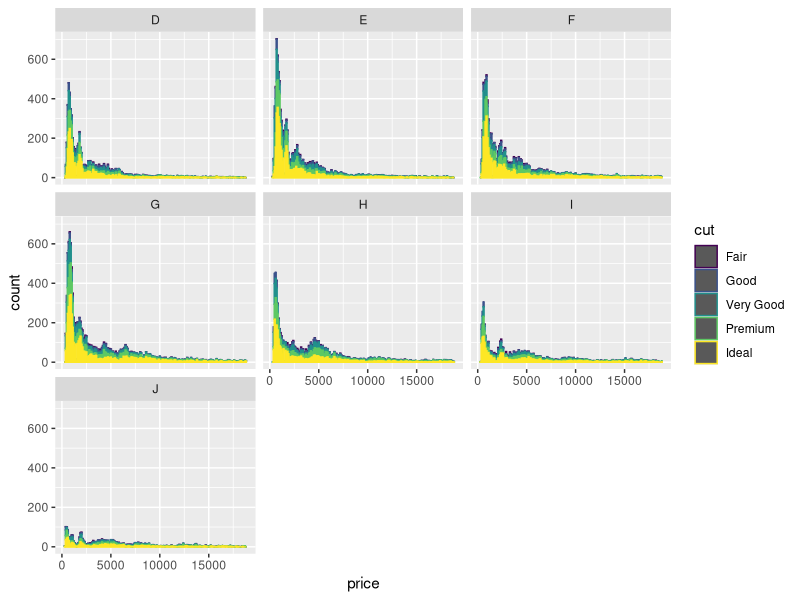
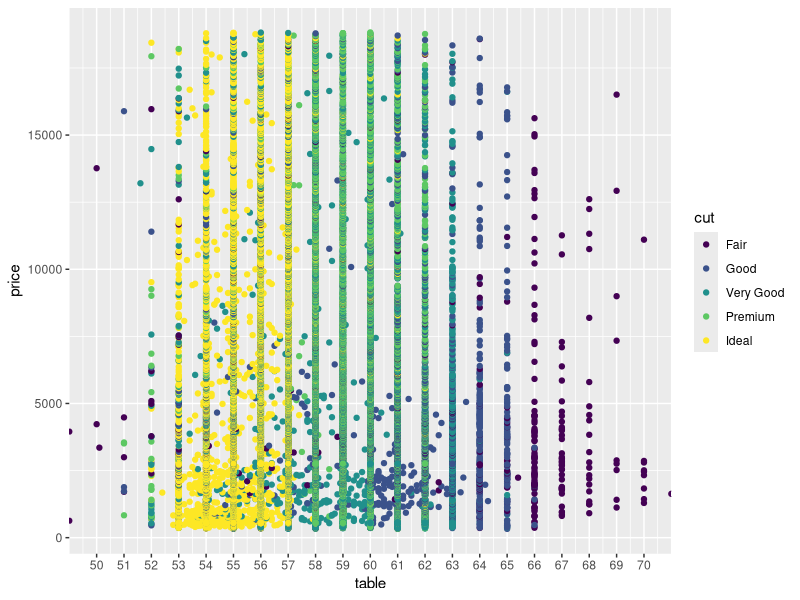

These charts were generated, in order, by the following R code:
## ---- chunk 1
knitr::opts_chunk$set(echo = TRUE)
library(dplyr)
library(ggplot2)
data(diamonds)
## ---- chunk 2
ggplot(data = diamonds, aes(price)) +
   geom_histogram(aes(color=cut), binwidth = 100) +
   facet_wrap(~ color) +
   scale_fill_brewer(type = 'qual')
## ---- chunk 3
ggplot(data = diamonds, aes(x = table, y = price)) +
   geom_point(aes(color=cut)) +
   scale_x_continuous(breaks = seq(50,70,1)) +
   coord_cartesian(xlim = c(50, 70))
